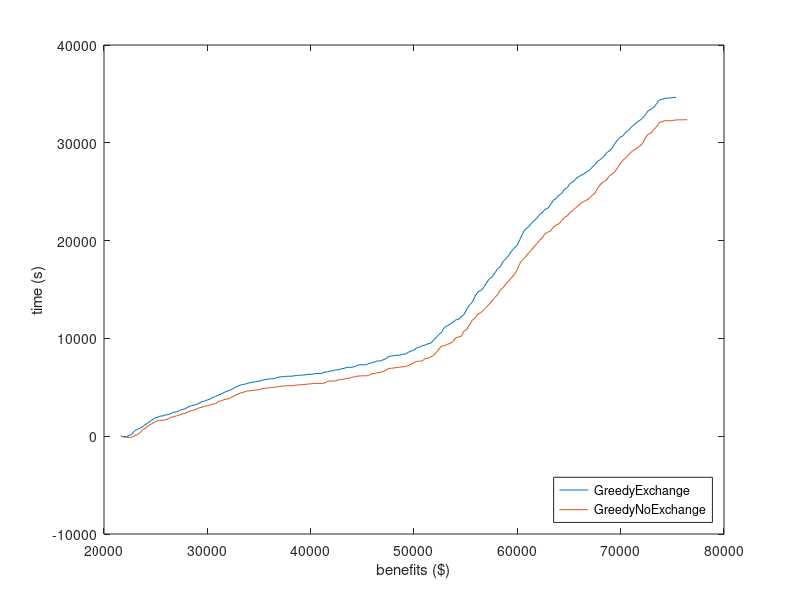

The MATLAB source for this figure:
x0 = [21630,21900,22170,22440,22710,22980,23250,23520,23790,24060,24330,24600,24870,25140,25410,25680,25950,26220,26490,26760,27030,27300,27570,27840,28110,28380,28650,28920,29190,29460,29730,30000,30270,30540,30810,31080,31350,31620,31890,32160,32430,32700,32970,33240,33510,33780,34050,34320,34590,34860,35130,35400,35670,35940,36210,36480,36750,37020,37290,37560,37830,38100,38370,38640,38910,39180,39450,39720,39990,40260,40530,40800,41070,41340,41610,41880,42150,42420,42690,42960,43230,43500,43770,44040,44310,44580,44850,45120,45390,45660,45930,46200,46470,46740,47010,47280,47550,47820,48090,48360,48630,48900,49170,49440,49710,49980,50250,50520,50790,51060,51330,51600,51870,52140,52410,52680,52950,53220,53490,53760,54030,54300,54570,54840,55110,55380,55650,55920,56190,56460,56730,57000,57270,57540,57810,58080,58350,58620,58890,59160,59430,59700,59970,60240,60510,60780,61050,61320,61590,61860,62130,62400,62670,62940,63210,63480,63750,64020,64290,64560,64830,65100,65370,65640,65910,66180,66450,66720,66990,67260,67530,67800,68070,68340,68610,68880,69150,69420,69690,69960,70230,70500,70770,71040,71310,71580,71850,72120,72390,72660,72930,73200,73470,73740,74010,74280,74550,74820,75090,75360];
y0 = [-0.31,-43.84,-33.92,74.73,246.74,570.4,707.6,833.23,1022.57,1226.3,1423.57,1618.54,1831.55,1911.68,2052.44,2069.95,2179.15,2201.45,2336.3,2456.23,2480.76,2621.35,2736.48,2790.67,2968.74,3093.33,3159.83,3228.53,3364.34,3526.67,3586.24,3704.79,3808.78,3969.23,4073.55,4199.82,4343.13,4459.51,4600.9,4689.06,4821.8,4990.54,5122.55,5244.11,5293.61,5366.37,5450.73,5509.45,5547.14,5601.13,5656.71,5756.31,5788.79,5861.76,5868.35,5888.83,5999.02,6053.87,6092.17,6117.21,6134.24,6128.91,6170.82,6206.94,6232.96,6245.64,6268.92,6321.76,6323.38,6357.0,6409.39,6414.75,6424.81,6564.09,6566.56,6675.47,6681.72,6793.15,6795.79,6889.2,6936.33,7040.81,7044.37,7055.13,7131.06,7273.09,7323.44,7287.55,7313.68,7446.24,7495.54,7603.63,7692.48,7702.58,7804.99,7925.82,8155.11,8195.94,8246.62,8276.51,8284.58,8376.94,8396.21,8572.16,8707.04,8789.93,9027.99,9108.1,9242.87,9310.71,9441.62,9501.58,9786.39,10082.02,10387.12,10660.22,11137.82,11276.14,11459.66,11647.51,11900.07,11936.89,12212.43,12451.07,12995.16,13421.23,13737.05,14340.2,14731.01,14900.09,15186.95,15645.46,16060.82,16276.02,16690.92,17076.9,17348.71,17853.62,18154.9,18483.46,18901.14,19239.64,19505.4,20098.58,20732.49,21180.47,21367.77,21729.88,22021.78,22246.88,22648.81,22842.97,23201.35,23285.07,23685.11,24112.09,24317.65,24642.93,24821.9,25251.34,25419.21,25848.52,25983.37,26290.11,26525.45,26683.88,26834.91,27037.0,27188.09,27529.03,27807.18,28119.65,28317.41,28558.32,28946.75,29161.36,29415.67,29901.03,30271.4,30576.08,30727.72,31084.47,31279.6,31618.04,31870.42,32098.27,32296.78,32519.35,32847.68,33287.48,33414.68,33631.51,33990.53,34371.49,34438.6,34554.77,34570.85,34584.79,34632.13,34629.38];
x1 = [21630,21900,22170,22440,22710,22980,23250,23520,23790,24060,24330,24600,24870,25140,25410,25680,25950,26220,26490,26760,27030,27300,27570,27840,28110,28380,28650,28920,29190,29460,29730,30000,30270,30540,30810,31080,31350,31620,31890,32160,32430,32700,32970,33240,33510,33780,34050,34320,34590,34860,35130,35400,35670,35940,36210,36480,36750,37020,37290,37560,37830,38100,38370,38640,38910,39180,39450,39720,39990,40260,40530,40800,41070,41340,41610,41880,42150,42420,42690,42960,43230,43500,43770,44040,44310,44580,44850,45120,45390,45660,45930,46200,46470,46740,47010,47280,47550,47820,48090,48360,48630,48900,49170,49440,49710,49980,50250,50520,50790,51060,51330,51600,51870,52140,52410,52680,52950,53220,53490,53760,54030,54300,54570,54840,55110,55380,55650,55920,56190,56460,56730,57000,57270,57540,57810,58080,58350,58620,58890,59160,59430,59700,59970,60240,60510,60780,61050,61320,61590,61860,62130,62400,62670,62940,63210,63480,63750,64020,64290,64560,64830,65100,65370,65640,65910,66180,66450,66720,66990,67260,67530,67800,68070,68340,68610,68880,69150,69420,69690,69960,70230,70500,70770,71040,71310,71580,71850,72120,72390,72660,72930,73200,73470,73740,74010,74280,74550,74820,75090,75360,75630,75900,76170,76440];
y1 = [-0.31,-69.06,-126.23,-120.2,-95.41,47.41,173.83,410.19,685.56,851.92,1114.44,1271.46,1424.07,1563.8,1627.63,1629.42,1666.24,1782.61,1934.98,1987.78,2093.32,2157.07,2284.07,2334.6,2484.08,2606.28,2636.67,2749.69,2896.34,2967.9,3050.33,3136.8,3191.62,3306.03,3318.6,3565.7,3613.42,3743.29,3806.02,3850.9,4022.3,4170.59,4308.07,4435.82,4496.36,4599.92,4639.51,4654.61,4720.17,4732.7,4815.23,4871.96,4914.26,4938.81,4982.8,4997.95,5037.36,5089.2,5130.92,5145.49,5165.28,5140.89,5179.79,5238.24,5254.34,5267.68,5293.65,5337.67,5348.18,5396.61,5400.55,5396.65,5394.46,5426.8,5599.43,5639.04,5653.84,5651.16,5772.66,5773.45,5836.26,5918.98,5943.39,6021.95,6102.35,6149.48,6162.8,6185.69,6165.55,6246.11,6402.16,6422.42,6488.49,6517.96,6629.55,6759.39,6930.42,6947.91,6988.09,7015.84,7067.4,7092.07,7123.35,7222.6,7338.13,7513.58,7651.21,7665.55,7687.42,7931.71,7973.71,8102.29,8252.71,8543.15,8908.35,9211.33,9255.35,9386.55,9486.65,9664.7,10048.44,10139.99,10217.35,10734.83,10927.72,11405.75,11858.55,12111.4,12513.43,12621.84,12913.32,13179.87,13490.26,13815.86,14164.44,14464.43,14959.11,15181.77,15570.07,15861.74,16209.59,16526.66,17012.29,17667.6,18036.41,18315.65,18680.85,18998.74,19340.88,19646.83,20003.38,20273.79,20702.94,20860.36,20978.15,21373.16,21576.18,21724.2,22057.05,22378.15,22523.49,22874.88,23079.61,23358.76,23576.34,23864.73,24000.41,24146.32,24359.63,24627.97,24874.83,25413.17,25777.13,26023.11,26188.44,26580.48,26784.67,27002.47,27439.46,27885.54,28227.03,28464.17,28761.43,29082.59,29272.18,29469.97,29663.11,29943.14,30500.97,30867.82,30996.93,31372.78,31625.33,32071.82,32169.42,32271.75,32249.86,32256.16,32297.75,32335.11,32350.46,32350.35,32360.46,32357.39];
plot(x0,y0,x1,y1);
legend('GreedyExchange','GreedyNoExchange','location','southeast');
xlabel('benefits ($)');
ylabel('time (s)');
